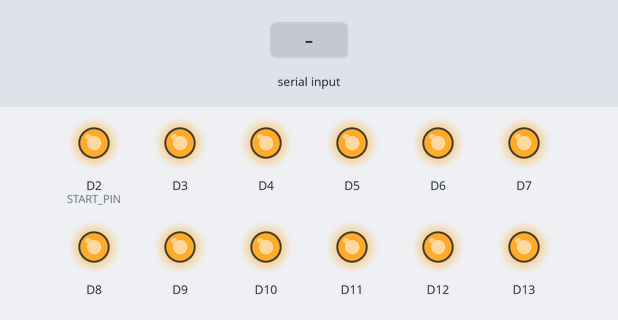
Simulated run of this sketch. Board: Arduino MKR. Parts: output pins drawn as LEDs (lit = HIGH). The inputs (shaded band) are chosen by the test bench.

Above: at 1.2 s.
1.3 s: "OFF\n" received over Serial
At 2.3 s:
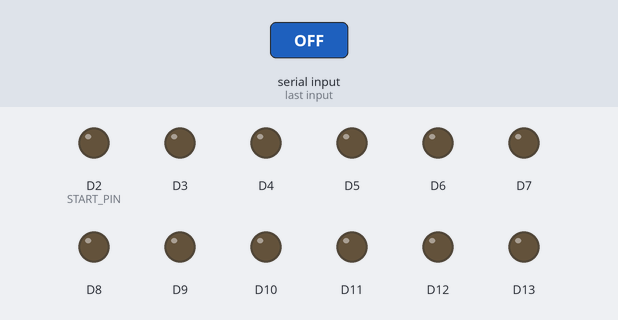
2.8 s: "RESET\n" received over Serial
At 3.5 s:
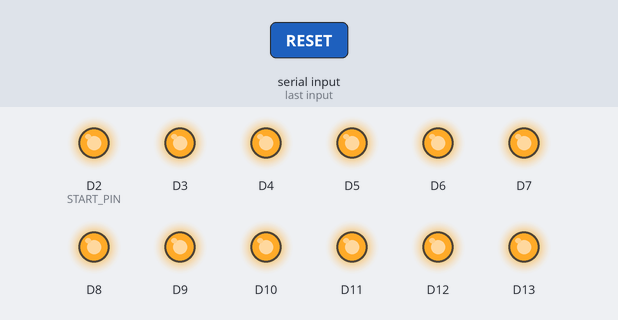
Timing chart, 0 to 5.8 s (numbered marks = the images above; inputs shaded):
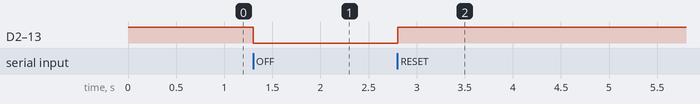

The sketch:

lights.ino
```cpp
// (licence header left out)
#include <DueFlashStorage.h>
DueFlashStorage dueFlashStorage;

#define RED      2 // pin for red LED
//#define GREEN    3
//#define BLUE     4
// Zone1 is pins 5,6,7
// Zone2 is pins 8,9,10
// Zone3 is pins 11,12,13

#define START_PIN RED
#define LIGHT_STATE_INDEX 12
#define COLOR_RED = 0

long bright[12] = { 256, 256, 256, 256, 256, 256, 256, 256, 256, 256, 256, 256};

long k, temp_value;

// Serial communication control variables
String commandString = "";        // The command being read off of the serial port
boolean commandComplete = false;  // True when the command is completely read of the serial port
long commandBufferLength = 500;   // 500 Characters should be enough

void setup () {
  bool values_set = false;
  for (int i=0; i<12; i++)  {
    if (dueFlashStorage.read(i) > 0) {
      values_set = true;
      break;
    }
  }

  if ( values_set == false ) {
    // Set the default values for all zones
    for (int zone=0; zone<4; zone++) {
      dueFlashStorage.write((zone*3) + 0, 255);
      dueFlashStorage.write((zone*3) + 1, 255);
      dueFlashStorage.write((zone*3) + 2, 150);
    }
    // Default to Lights off
    dueFlashStorage.write(LIGHT_STATE_INDEX, 0);
  }

  // Read if the lights were set on previously
  if (dueFlashStorage.read(LIGHT_STATE_INDEX) > 0) {
    setLightColorsFromMemory();
  } else {
    set_light_state(0);
  }

  // initialize serial:
  SerialUSB.begin(9600);
  // Reserve the buffer
  commandString.reserve(commandBufferLength);
}

void setLightColorsFromMemory() {
    // Read the stored values
    for (int i=0; i<12; i++)  {
      byte value = dueFlashStorage.read(i);
      analogWrite(START_PIN + i, value);
    }
}

void serialEvent() {
  while (SerialUSB.available()) {
    // get the new byte:
    char inChar = (char)SerialUSB.read();

    // if the incoming character is a newline, set a flag
    // so the main loop can do something about it:
    if (inChar == '\n') {
      commandComplete = true;
    }
    else {
      // add it to the inputString:
      commandString += inChar;
    }
  }
}

byte hex2byte(char *a)
{
    int i;
    byte val = 0;

    for(i=0;i<2;i++)
       if(a[i] <= 57)
        val += (a[i]-48)*(1<<(4*(2-1-i)));
       else
        val += (a[i]-55)*(1<<(4*(2-1-i)));
    return val;
}

void command(String command) {
  //Serial.println(command);
  if (command == "RESET") {
    set_light_state(1);
  } else if (command == "ON") {
    set_light_state(1);
  } else if (command == "OFF") {
    set_light_state(0);
    lights_off();
  } else if (command.startsWith("COLOR ")) {
    int zone = hex2byte(&command[6]);
    int red = hex2byte(&command[8]);
    int green = hex2byte(&command[10]);
    int blue = hex2byte(&command[12]);

    store_color(zone, 0, red);
    store_color(zone, 1, green);
    store_color(zone, 2, blue);
  } else if (command == "STATUS") {
    if (get_light_state() > 0) {
      SerialUSB.println("true");
    } else {
      SerialUSB.println("false");
    }
  } else if (command == "ZONE0") {
    write_color_usb(0);
  } else if (command == "ZONE1") {
    write_color_usb(1);
  } else if (command == "ZONE2") {
    write_color_usb(2);
  } else if (command == "ZONE3") {
    write_color_usb(3);
  }
}

void lights_off() {
  for (int zone=0; zone<4; zone++)  {
    set_color(zone, 0, 0, 0);
  }
}

// Set the RGB for a zone
void set_color(int zone, int red, int green, int blue) {
  int red_led = (zone * 3) + RED;
  analogWrite(red_led, red);
  analogWrite(red_led + 1, green);  // I must have these wired incorrectly.
  analogWrite(red_led + 2, blue);   // Green should be +1 and Blue should be +2
}

byte get_color(int zone, int index) {
   return dueFlashStorage.read((zone*3)+ index);
}

void write_color_usb(int zone) {
  byte red = get_color(zone, 0);
  byte green = get_color(zone, 1);
  byte blue = get_color(zone, 2);
  SerialUSB.print(red, HEX);
  SerialUSB.print(green, HEX);
  SerialUSB.print(blue, HEX);
  SerialUSB.println("");
}


void store_color(int zone, int index, byte color) {
   dueFlashStorage.write((zone*3)+ index, color);
}

byte get_light_state() {
  return dueFlashStorage.read(LIGHT_STATE_INDEX);
}

void set_light_state(byte value) {
  dueFlashStorage.write(LIGHT_STATE_INDEX, value);
}

void exec_instruction() {
  if (get_light_state()  > 0) {
    for (int i=0; i<4; i++)  {
      byte red = get_color(i, 0);
      byte green = get_color(i, 1);
      byte blue = get_color(i, 2);
      set_color(i, red, green, blue);
    }
  }
}

void loop() {
  if (SerialUSB.available()) serialEvent();

  if (commandComplete) {
    command(commandString);
    // clear the string:
    commandString = "";
    commandComplete = false;
  }

  exec_instruction();
}
```

Measured:
- after the input at 1.3 s, D2 (START_PIN), D3–13: HIGH → LOW at once
- after the input at 2.8 s, D2 (START_PIN), D3–13: LOW → HIGH at once
